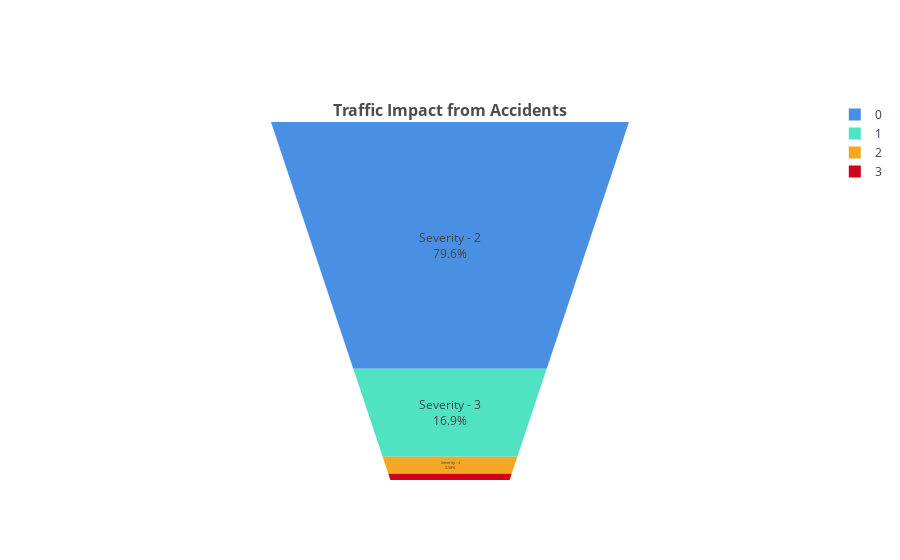

Source (notebook cell):
### Code cell
from plotly.graph_objs import Funnelarea

fig = go.Figure(go.Funnelarea(
    text=["Severity - 2", "Severity - 3", "Severity - 4", "Severity - 1"],  # Labels
    values=severity_df.Cases,  # Corresponding values
    title={
        "position": "top center", 
        "text": "<b>Traffic Impact from Accidents</b>", 
        "font": dict(size=16, color="#4d4d4d")  # Smaller, neutral font
    },
    marker={
        "colors": ["#4a90e2", "#50e3c2", "#f5a623", "#d0021b"],  # Minimal color palette
        "line": {"color": "#ffffff", "width": 0}  # No borders for simplicity
    }
))

# Show the figure
fig.show()

### Figure 1 — Plotly figure (JSON) as saved in the notebook; plotly's stock layout.template omitted (floating-point values rounded to 4 significant figures)
{"data": [{"marker": {"colors": ["#4a90e2", "#50e3c2", "#f5a623", "#d0021b"], "line": {"color": "#ffffff", "width": 0}}, "text": ["Severity - 2", "Severity - 3", "Severity - 4", "Severity - 1"], "title": {"font": {"color": "#4d4d4d", "size": 16}, "position": "top center", "text": "<b>Traffic Impact from Accidents</b>"}, "type": "funnelarea", "values": [167024, 35426, 5413, 1852]}], "layout": {}}
